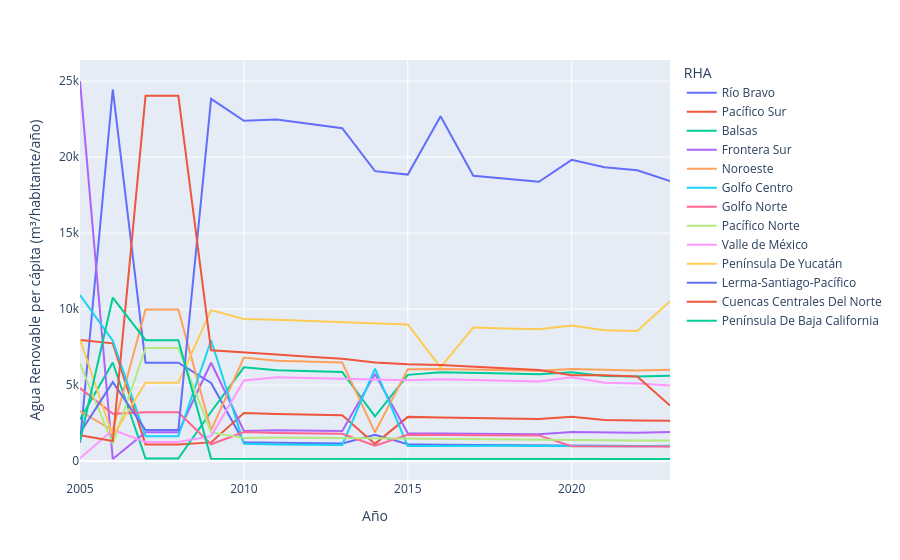

Notebook code cell kept with this figure:
### Code cell
px.line(arpcrha_largo,x="Año",y="Agua Renovable per cápita (m³/habitante/año)",color="RHA")

### Figure 1 — Plotly figure (JSON) as saved in the notebook; plotly's stock layout.template omitted (floating-point values rounded to 4 significant figures)
{"data": [{"hovertemplate": "RHA=Río Bravo<br>Año=%{x}<br>Agua Renovable per cápita (m³/habitante/año)=%{y}<extra></extra>", "legendgroup": "Río Bravo", "line": {"color": "#636efa", "dash": "solid"}, "marker": {"symbol": "circle"}, "mode": "lines", "name": "Río Bravo", "orientation": "v", "showlegend": true, "type": "scatter", "x": [2005, 2006, 2007, 2008, 2009, 2010, 2011, 2012, 2013, 2014, 2015, 2016, 2017, 2018, 2019, 2020, 2021, 2022, 2023], "xaxis": "x", "y": [1212.0, 24450.0, 6471.0, 6471.0, 5145.0, 1250.0, 1209.0, 1187.0, 1165.0, 1738.0, 1115.0, 1078.0, 1057.0, 1040.0, 1024.0, 1041.0, 1014.0, 999.3, 986.7], "yaxis": "y"}, {"hovertemplate": "RHA=Pacífico Sur<br>Año=%{x}<br>Agua Renovable per cápita (m³/habitante/año)=%{y}<extra></extra>", "legendgroup": "Pacífico Sur", "line": {"color": "#EF553B", "dash": "solid"}, "marker": {"symbol": "circle"}, "mode": "lines", "name": "Pacífico Sur", "orientation": "v", "showlegend": true, "type": "scatter", "x": [2005, 2006, 2007, 2008, 2009, 2010, 2011, 2012, 2013, 2014, 2015, 2016, 2017, 2018, 2019, 2020, 2021, 2022, 2023], "xaxis": "x", "y": [7977.0, 7750.0, 1101.0, 1101.0, 1234.0, 3161.0, 3100.0, 3055.0, 3011.0, 1135.0, 2912.0, 2874.0, 2837.0, 2802.0, 2768.0, 2920.0, 2705.0, 2674.0, 2661.0], "yaxis": "y"}, {"hovertemplate": "RHA=Balsas<br>Año=%{x}<br>Agua Renovable per cápita (m³/habitante/año)=%{y}<extra></extra>", "legendgroup": "Balsas", "line": {"color": "#00cc96", "dash": "solid"}, "marker": {"symbol": "circle"}, "mode": "lines", "name": "Balsas", "orientation": "v", "showlegend": true, "type": "scatter", "x": [2005, 2006, 2007, 2008, 2009, 2010, 2011, 2012, 2013, 2014, 2015, 2016, 2017, 2018, 2019, 2020, 2021, 2022, 2023], "xaxis": "x", "y": [2746.0, 6489.0, 165.3, 165.3, 3250.0, 6173.0, 5981.0, 5921.0, 5863.0, 2951.0, 5676.0, 5847.0, 5823.0, 5772.0, 5723.0, 5846.0, 5606.0, 5563.0, 5618.0], "yaxis": "y"}, {"hovertemplate": "RHA=Frontera Sur<br>Año=%{x}<br>Agua Renovable per cápita (m³/habitante/año)=%{y}<extra></extra>", "legendgroup": "Frontera Sur", "line": {"color": "#ab63fa", "dash": "solid"}, "marker": {"symbol": "circle"}, "mode": "lines", "name": "Frontera Sur", "orientation": "v", "showlegend": true, "type": "scatter", "x": [2005, 2006, 2007, 2008, 2009, 2010, 2011, 2012, 2013, 2014, 2015, 2016, 2017, 2018, 2019, 2020, 2021, 2022, 2023], "xaxis": "x", "y": [25010.0, 143.9, 1898.0, 1898.0, 6473.0, 1987.0, 2025.0, 2002.0, 1980.0, 5730.0, 1836.0, 1817.0, 1799.0, 1783.0, 1767.0, 1915.0, 1879.0, 1864.0, 1910.0], "yaxis": "y"}, {"hovertemplate": "RHA=Noroeste<br>Año=%{x}<br>Agua Renovable per cápita (m³/habitante/año)=%{y}<extra></extra>", "legendgroup": "Noroeste", "line": {"color": "#FFA15A", "dash": "solid"}, "marker": {"symbol": "circle"}, "mode": "lines", "name": "Noroeste", "orientation": "v", "showlegend": true, "type": "scatter", "x": [2005, 2006, 2007, 2008, 2009, 2010, 2011, 2012, 2013, 2014, 2015, 2016, 2017, 2018, 2019, 2020, 2021, 2022, 2023], "xaxis": "x", "y": [3294.0, 2029.0, 9969.0, 9969.0, 2040.0, 6814.0, 6600.0, 6541.0, 6488.0, 1896.0, 6041.0, 6055.0, 6017.0, 5983.0, 5951.0, 6058.0, 5984.0, 5957.0, 6012.0], "yaxis": "y"}, {"hovertemplate": "RHA=Golfo Centro<br>Año=%{x}<br>Agua Renovable per cápita (m³/habitante/año)=%{y}<extra></extra>", "legendgroup": "Golfo Centro", "line": {"color": "#19d3f3", "dash": "solid"}, "marker": {"symbol": "circle"}, "mode": "lines", "name": "Golfo Centro", "orientation": "v", "showlegend": true, "type": "scatter", "x": [2005, 2006, 2007, 2008, 2009, 2010, 2011, 2012, 2013, 2014, 2015, 2016, 2017, 2018, 2019, 2020, 2021, 2022, 2023], "xaxis": "x", "y": [10930.0, 7928.0, 1642.0, 1642.0, 7952.0, 1144.0, 1092.0, 1077.0, 1063.0, 6084.0, 1004.0, 997.9, 1019.0, 1007.0, 995.6, 981.2, 989.5, 979.1, 1004.0], "yaxis": "y"}, {"hovertemplate": "RHA=Golfo Norte<br>Año=%{x}<br>Agua Renovable per cápita (m³/habitante/año)=%{y}<extra></extra>", "legendgroup": "Golfo Norte", "line": {"color": "#FF6692", "dash": "solid"}, "marker": {"symbol": "circle"}, "mode": "lines", "name": "Golfo Norte", "orientation": "v", "showlegend": true, "type": "scatter", "x": [2005, 2006, 2007, 2008, 2009, 2010, 2011, 2012, 2013, 2014, 2015, 2016, 2017, 2018, 2019, 2020, 2021, 2022, 2023], "xaxis": "x", "y": [4804.0, 3116.0, 3208.0, 3208.0, 1107.0, 1911.0, 1848.0, 1826.0, 1806.0, 1014.0, 1733.0, 1720.0, 1725.0, 1709.0, 1694.0, 981.5, 969.0, 961.3, 969.7], "yaxis": "y"}, {"hovertemplate": "RHA=Pacífico Norte<br>Año=%{x}<br>Agua Renovable per cápita (m³/habitante/año)=%{y}<extra></extra>", "legendgroup": "Pacífico Norte", "line": {"color": "#B6E880", "dash": "solid"}, "marker": {"symbol": "circle"}, "mode": "lines", "name": "Pacífico Norte", "orientation": "v", "showlegend": true, "type": "scatter", "x": [2005, 2006, 2007, 2008, 2009, 2010, 2011, 2012, 2013, 2014, 2015, 2016, 2017, 2018, 2019, 2020, 2021, 2022, 2023], "xaxis": "x", "y": [6409.0, 1131.0, 7442.0, 7442.0, 1887.0, 1527.0, 1556.0, 1535.0, 1515.0, 1469.0, 1451.0, 1427.0, 1419.0, 1404.0, 1390.0, 1374.0, 1370.0, 1357.0, 1358.0], "yaxis": "y"}, {"hovertemplate": "RHA=Valle de México<br>Año=%{x}<br>Agua Renovable per cápita (m³/habitante/año)=%{y}<extra></extra>", "legendgroup": "Valle de México", "line": {"color": "#FF97FF", "dash": "solid"}, "marker": {"symbol": "circle"}, "mode": "lines", "name": "Valle de México", "orientation": "v", "showlegend": true, "type": "scatter", "x": [2005, 2006, 2007, 2008, 2009, 2010, 2011, 2012, 2013, 2014, 2015, 2016, 2017, 2018, 2019, 2020, 2021, 2022, 2023], "xaxis": "x", "y": [191.5, 2055.0, 1257.0, 1257.0, 1646.0, 5301.0, 5518.0, 5470.0, 5421.0, 5366.0, 5326.0, 5379.0, 5329.0, 5282.0, 5236.0, 5518.0, 5155.0, 5112.0, 4978.0], "yaxis": "y"}, {"hovertemplate": "RHA=Península De Yucatán<br>Año=%{x}<br>Agua Renovable per cápita (m³/habitante/año)=%{y}<extra></extra>", "legendgroup": "Península De Yucatán", "line": {"color": "#FECB52", "dash": "solid"}, "marker": {"symbol": "circle"}, "mode": "lines", "name": "Península De Yucatán", "orientation": "v", "showlegend": true, "type": "scatter", "x": [2005, 2006, 2007, 2008, 2009, 2010, 2011, 2012, 2013, 2014, 2015, 2016, 2017, 2018, 2019, 2020, 2021, 2022, 2023], "xaxis": "x", "y": [8011.0, 1663.0, 5155.0, 5155.0, 9937.0, 9349.0, 9305.0, 9226.0, 9149.0, 9075.0, 8993.0, 6165.0, 8796.0, 8732.0, 8670.0, 8920.0, 8613.0, 8558.0, 10520.0], "yaxis": "y"}, {"hovertemplate": "RHA=Lerma-Santiago-Pacífico<br>Año=%{x}<br>Agua Renovable per cápita (m³/habitante/año)=%{y}<extra></extra>", "legendgroup": "Lerma-Santiago-Pacífico", "line": {"color": "#636efa", "dash": "solid"}, "marker": {"symbol": "circle"}, "mode": "lines", "name": "Lerma-Santiago-Pacífico", "orientation": "v", "showlegend": true, "type": "scatter", "x": [2005, 2006, 2007, 2008, 2009, 2010, 2011, 2012, 2013, 2014, 2015, 2016, 2017, 2018, 2019, 2020, 2021, 2022, 2023], "xaxis": "x", "y": [1846.0, 5201.0, 2049.0, 2049.0, 23840.0, 22390.0, 22480.0, 22190.0, 21910.0, 19080.0, 18850.0, 22690.0, 18780.0, 18570.0, 18370.0, 19820.0, 19330.0, 19140.0, 18420.0], "yaxis": "y"}, {"hovertemplate": "RHA=Cuencas Centrales Del Norte<br>Año=%{x}<br>Agua Renovable per cápita (m³/habitante/año)=%{y}<extra></extra>", "legendgroup": "Cuencas Centrales Del Norte", "line": {"color": "#EF553B", "dash": "solid"}, "marker": {"symbol": "circle"}, "mode": "lines", "name": "Cuencas Centrales Del Norte", "orientation": "v", "showlegend": true, "type": "scatter", "x": [2005, 2006, 2007, 2008, 2009, 2010, 2011, 2012, 2013, 2014, 2015, 2016, 2017, 2018, 2019, 2020, 2021, 2022, 2023], "xaxis": "x", "y": [1712.0, 1321.0, 24040.0, 24040.0, 7294.0, 7138.0, 7014.0, 6874.0, 6740.0, 6494.0, 6373.0, 6325.0, 6212.0, 6103.0, 5999.0, 5654.0, 5652.0, 5562.0, 3663.0], "yaxis": "y"}, {"hovertemplate": "RHA=Península De Baja California<br>Año=%{x}<br>Agua Renovable per cápita (m³/habitante/año)=%{y}<extra></extra>", "legendgroup": "Península De Baja California", "line": {"color": "#00cc96", "dash": "solid"}, "marker": {"symbol": "circle"}, "mode": "lines", "name": "Península De Baja California", "orientation": "v", "showlegend": true, "type": "scatter", "x": [2005, 2006, 2007, 2008, 2009, 2010, 2011, 2012, 2013, 2014, 2015, 2016, 2017, 2018, 2019, 2020, 2021, 2022, 2023], "xaxis": "x", "y": [1318.0, 10760.0, 7955.0, 7955.0, 164.0, 160.2, 154.7, 153.3, 152.0, 150.3, 148.4, 147.0, 144.4, 143.4, 142.4, 144.6, 142.3, 141.4, 140.5], "yaxis": "y"}], "layout": {"legend": {"title": {"text": "RHA"}, "tracegroupgap": 0}, "margin": {"t": 60}, "xaxis": {"anchor": "y", "domain": [0, 1], "title": {"text": "Año"}}, "yaxis": {"anchor": "x", "domain": [0, 1], "title": {"text": "Agua Renovable per cápita (m³/habitante/año)"}}}}
